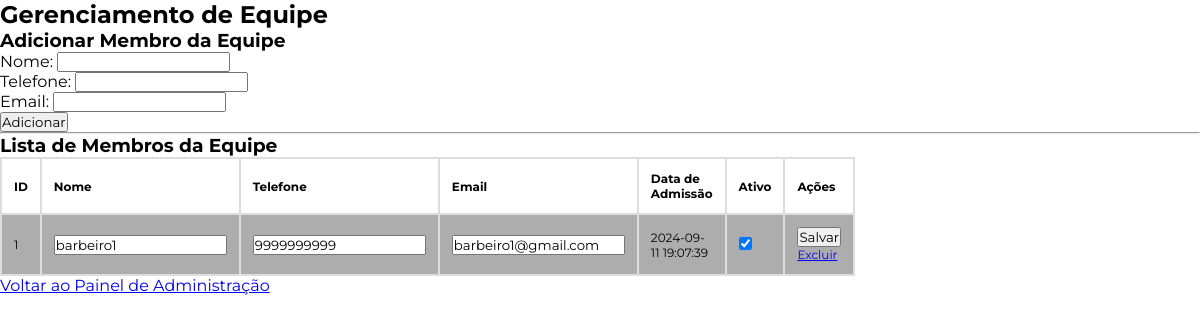
Screenshot of /gerenciamentoequipe with the database file from the repository.
### tables this page shows
CREATE TABLE Equipe (
    equipe_id INTEGER PRIMARY KEY AUTOINCREMENT,
    nome TEXT NOT NULL,
    telefone TEXT,
    email TEXT UNIQUE,
    data_admissao TEXT DEFAULT (datetime('now')),
    ativo INTEGER DEFAULT 1
);

### app.py (the view, shortened to what this page needs)
@app.route('/gerenciamentoequipe', methods=['GET', 'POST'])
def gerenciar_equipe():
    conn = get_db_connection()
    if request.args.get('excluir'):
        equipe_id = request.args.get('excluir')
        print(f"Excluindo membro da equipe equipe_id: {equipe_id}")  # Debug
        conn.execute('DELETE FROM Equipe WHERE equipe_id = ?', (equipe_id,))
        conn.commit()
        flash('Membro da equipe excluído com sucesso!')
    equipe = conn.execute('SELECT * FROM Equipe').fetchall()
    conn.close()
    return render_template('gerenciamento_equipe.html', equipe=equipe)

### app.py (called while the page is built)
def get_db_connection():
    conn = sqlite3.connect('barbearia.db')
    conn.row_factory = sqlite3.Row  # Permite acessar os resultados como dicionário
    return conn

### templates/gerenciamento_equipe.html (shortened to what this page needs)
<!DOCTYPE html>
<html lang="en">
<head>
    <link rel="stylesheet" type="text/css" href="{{ url_for('static', filename='css/style.css') }}">
</head>
<body>
    <h2>Gerenciamento de Equipe</h2>
    <h3>Adicionar Membro da Equipe</h3>
    <form action="/gerenciamentoequipe" method="POST">
        <label for="nome">Nome:</label>
        <input type="text" id="nome" name="nome" required>
        <br>
        <label for="telefone">Telefone:</label>
        <input type="text" id="telefone" name="telefone">
        <br>
        <label for="email">Email:</label>
        <input type="email" id="email" name="email" required>
        <br>
        <button type="submit">Adicionar</button>
    </form>
    <hr>
    <h3>Lista de Membros da Equipe</h3>
    <table border="1">
        <tr>
            <th>ID</th>
            <th>Nome</th>
            <th>Telefone</th>
            <th>Email</th>
            <th>Data de Admissão</th>
            <th>Ativo</th>
            <th>Ações</th>
        </tr>
        {% for membro in equipe %}
        <tr>
            <form action="/gerenciamentoequipe" method="POST">
                <td>{{ membro.equipe_id }}</td>
                <td>
                    <input type="text" name="nome" value="{{ membro.nome }}" required>
                </td>
                <td>
                    <input type="text" name="telefone" value="{{ membro.telefone }}">
                </td>
                <td>
                    <input type="email" name="email" value="{{ membro.email }}" required>
                </td>
                <td>{{ membro.data_admissao }}</td>
                <td>
                    <input type="checkbox" name="ativo" {% if membro.ativo == 1 %}checked{% endif %}>
                </td>
                <td>
                    <button type="submit" name="editar">Salvar</button>
                    <a href="?excluir={{ membro.equipe_id }}" onclick="return confirm('Tem certeza que deseja excluir este membro da equipe?');">Excluir</a>
                </td>
            </form>
        </tr>
        {% endfor %}
    </table>
    <a href="/indexadmin">Voltar ao Painel de Administração</a>
</body>
</html>

### static/css/style.css (style rules this page uses)
:root { --cor-principal: #6b0002; --cor-secundaria: black; --cor-terciaria: #fafafa; --animações1: #6b0002; --bordas: #fff; }
* { margin: 0; padding: 0; font-family: 'Montserrat', sans-serif; }
html { scroll-behavior: smooth; }
table { font-family: arial, sans-serif; border-collapse: collapse; width: 40vw; height: 9vw; }
td, th { border: 2px solid #dddddd; text-align: left; font-size: 1.5vh; padding: 12px; }
tr:nth-child(even) { background-color: #adadad; }

### rows the page displays
Equipe: equipe_id "1", nome "barbeiro1", telefone "9999999999", email "barbeiro1@gmail.com", data_admissao "2024-09-11 19:07:39", ativo "☑"
